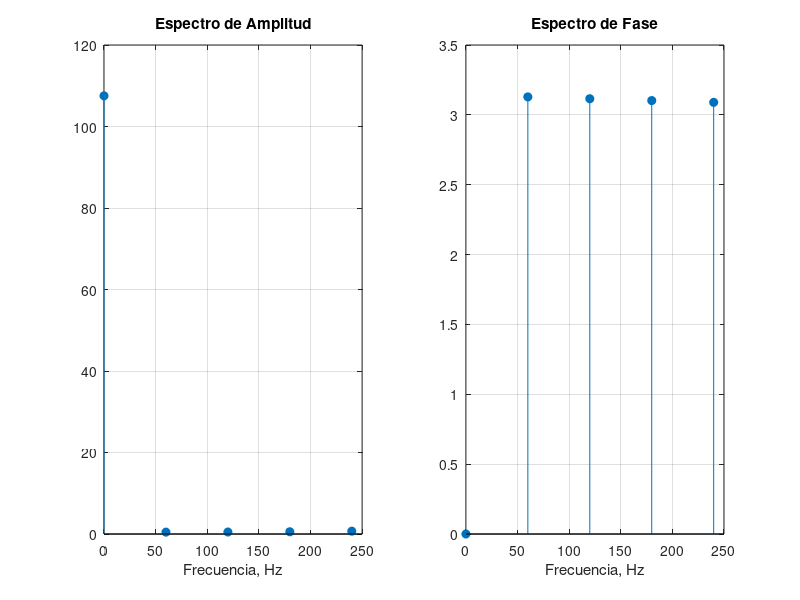

Recreate this plot in MATLAB.
%% LABORATORIO 3 - PUNTO 6b: RECTIFICADOR DE ONDA COMPLETA (num = 40)
% Incremento del número de armónicos a considerar (40 armónicos)

clear; clc; close all;

% Genera la forma de onda del rectificador de onda completa
f1 = 60;
inv = 1/f1; 
inc = 1/(80*f1); 
tnum = 3*inv;
t = 0:inc:tnum;
g1 = 120*sqrt(2)*sin(2*pi*f1*t);
g = abs(g1);
N = length(g);

% Obtiene los coeficientes de la Serie Exponencial de Fourier
num = 40;
c = zeros(1, num);
cint = zeros(1, N);

for i = 1:num
    for m = 1:N
        cint(m) = exp(-1j*2*pi*(i-1)*m/N)*g(m);
    end
    c(i) = sum(cint)/N;
end

cmag = abs(c);
cphase = angle(c);

% Imprime el valor de DC
disp('valor dc de g(t)'); 
cmag(1)

% Plotea el espectro de magnitud y fase
figure('Name', 'Punto 6b - Rectificador (num = 40 armónicos)');
f = (0:num-1)*60;
subplot(1, 2, 1); 
stem(f(1:5), cmag(1:5), 'filled');
title('Espectro de Amplitud');
xlabel('Frecuencia, Hz');
grid on;

subplot(1, 2, 2); 
stem(f(1:5), cphase(1:5), 'filled');
title('Espectro de Fase');
xlabel('Frecuencia, Hz');
grid on;

% Guardar imagen
imgDir = fullfile(fileparts(mfilename('fullpath')), '..', 'Informe', 'imagenes');
if ~exist(imgDir, 'dir'); mkdir(imgDir); end
saveas(gcf, fullfile(imgDir, 'punto6b_rectificador_40armonicos.png'));

disp('Punto 6b completado.');
